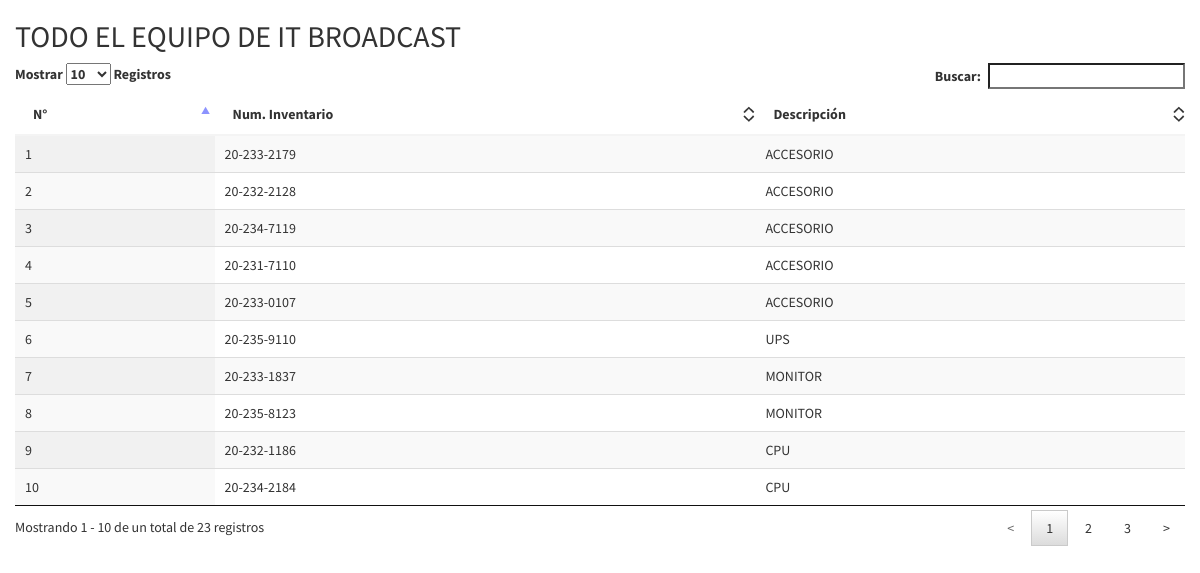
The app's page /equipo/ver_equipo.php with its own data.
### tables this page shows
CREATE TABLE `equipo` (
  `id_equipo` int(11) NOT NULL,
  `num_inventario` varchar(11) NOT NULL,
  `descripcion` varchar(20) NOT NULL
);

### equipo/ver_equipo.php (the view, shortened to what this page needs)
<!doctype html>
<html lang="en">
<head>
    <link rel="stylesheet" href="../assets/css/bootstrap.min.css" >
     <link rel="stylesheet" href="../assets/plugins/datatables/jquery.dataTables.min.css" >
    <link rel="stylesheet" href="../assets/dist/css/AdminLTE.min.css">
     <link rel="stylesheet" href="../assets/css/toastr.css" >
</head>
<body>
<div class="container-fluid">
   <h2>TODO EL EQUIPO DE IT BROADCAST
    </h2>
    <div class="row">
        <div class="col-lg-12 col-xs-12 col-md-12">
            <table id="ver" class="display table" cellspacing="0" >
                <thead>
                    <tr>
                        <th data-field="id">N°</th>
                        <th data-field="Departamento">Num. Inventario</th>
                        <th data-field="Departamento">Descripción</th>
                    </tr>
                </thead>
                <tbody>
                <?php
                    $mbd=DB::connect();DB::disconnect();
                    $proof=$mbd->query("SELECT * FROM equipo;");
                    $contador=0;
                while($row = $row = $proof->fetch(PDO::FETCH_ASSOC)){
                    $contador=$contador+1;
                    echo "
                    <tr>
                        <td>".$contador."</td>
                        <td>".$row["num_inventario"]."</td>
                        <td>".$row["descripcion"]."</td>
                    </tr>";
                }
                ?>
                </tbody>
            </table>
        </div>
    </div>
    </div>
</body>
</html>

### records on screen
equipo: num_inventario "20-233-2179", descripcion "ACCESORIO"
equipo: num_inventario "20-232-2128", descripcion "ACCESORIO"
equipo: num_inventario "20-234-7119", descripcion "ACCESORIO"
equipo: num_inventario "20-231-7110", descripcion "ACCESORIO"
equipo: num_inventario "20-233-0107", descripcion "ACCESORIO"
equipo: num_inventario "20-235-9110", descripcion "UPS"
equipo: num_inventario "20-233-1837", descripcion "MONITOR"
equipo: num_inventario "20-235-8123", descripcion "MONITOR"
equipo: num_inventario "20-232-1186", descripcion "CPU"
equipo: num_inventario "20-234-2184", descripcion "CPU"
